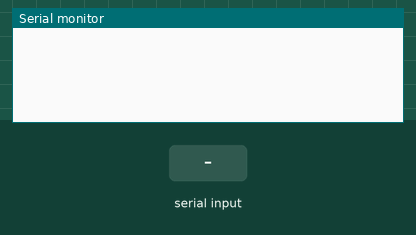
Recording of a sketch running on a simulated ESP32. On the bench: the last lines printed to the serial monitor. The test bench sets the inputs (shaded band).

Above: at 1.2 s.
1.3 s: "90,45\n" received over Serial
At 2.5 s:
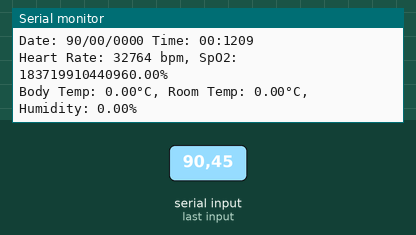
2.8 s: "30,150\n" received over Serial
At 3.7 s:
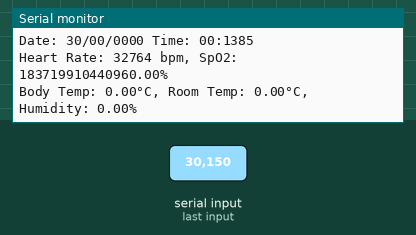

Measured:
- after the input at 1.3 s, the serial monitor: prints a new line at once (image 1)
- after the input at 2.8 s, the serial monitor: prints a new line at once (image 2)

The sketch:

Received_MockSensor_From_Serial.ino
```cpp
#include <Arduino.h>

char buffer[100]; // Buffer for incoming data

void setup() {
  Serial.begin(115200);
}

void loop() {
  if (Serial.available()) {
    int len = Serial.readBytesUntil('\n', buffer, sizeof(buffer) - 1); // Read until newline
    buffer[len] = '\0'; // Null-terminate the string

    int day, month, year, hour, minute, heartRate;
    float spo2, body_temp, room_temp, room_humid;

    sscanf(buffer, "%02d/%02d/%04d;%02d:%02d;%d;%f;%f;%f;%f;",
           &day, &month, &year, &hour, &minute,
           &heartRate, &spo2, &body_temp, &room_temp, &room_humid);

    // Print received values
    Serial.printf("Date: %02d/%02d/%04d Time: %02d:%02d\n", day, month, year, hour, minute);
    Serial.printf("Heart Rate: %d bpm, SpO2: %.2f%%\n", heartRate, spo2);
    Serial.printf("Body Temp: %.2f°C, Room Temp: %.2f°C, Humidity: %.2f%%\n",
                  body_temp, room_temp, room_humid);
  }
}
```
